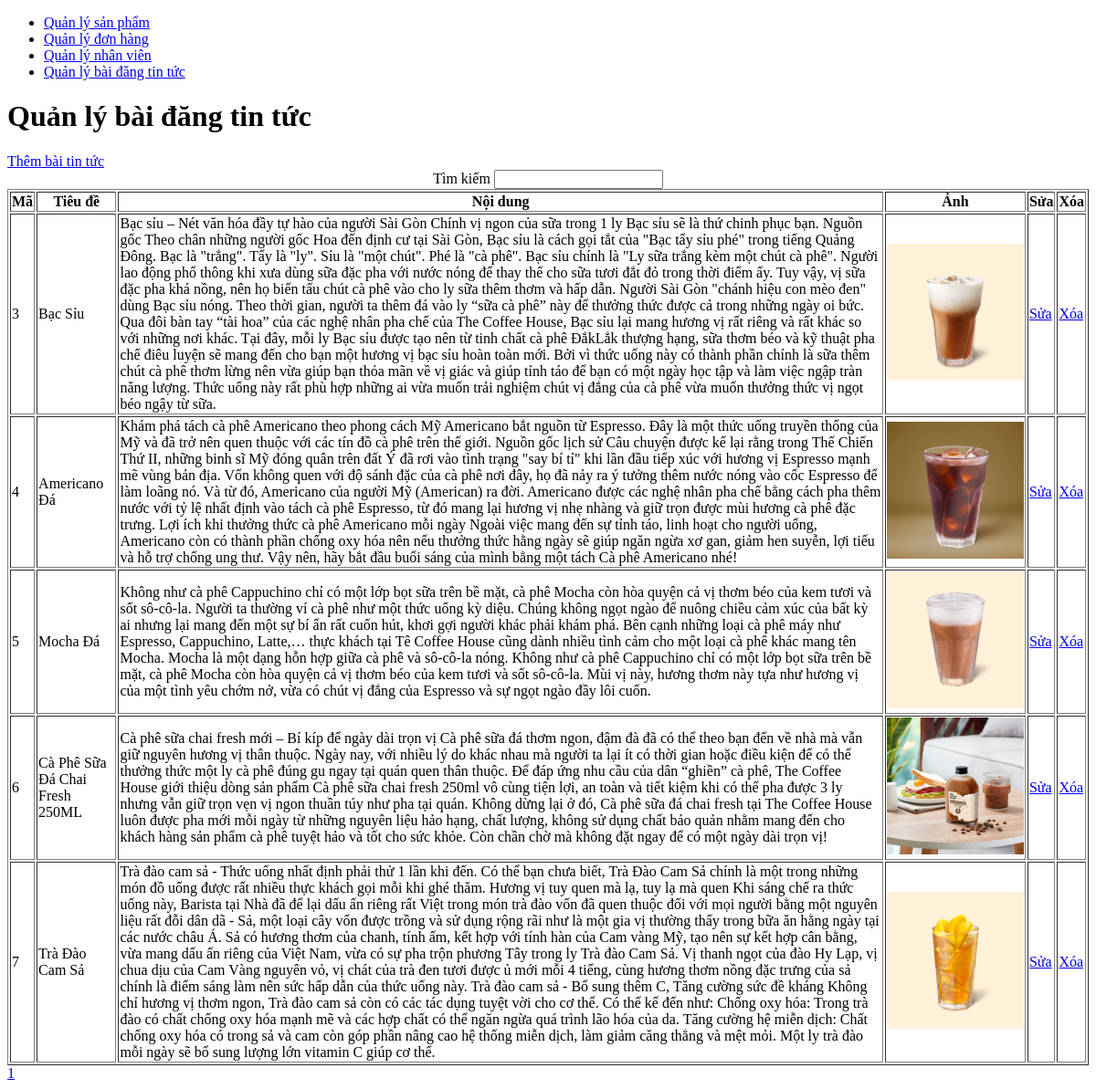
The page /admin/news/index.php (signed in) on the database as committed earlier.
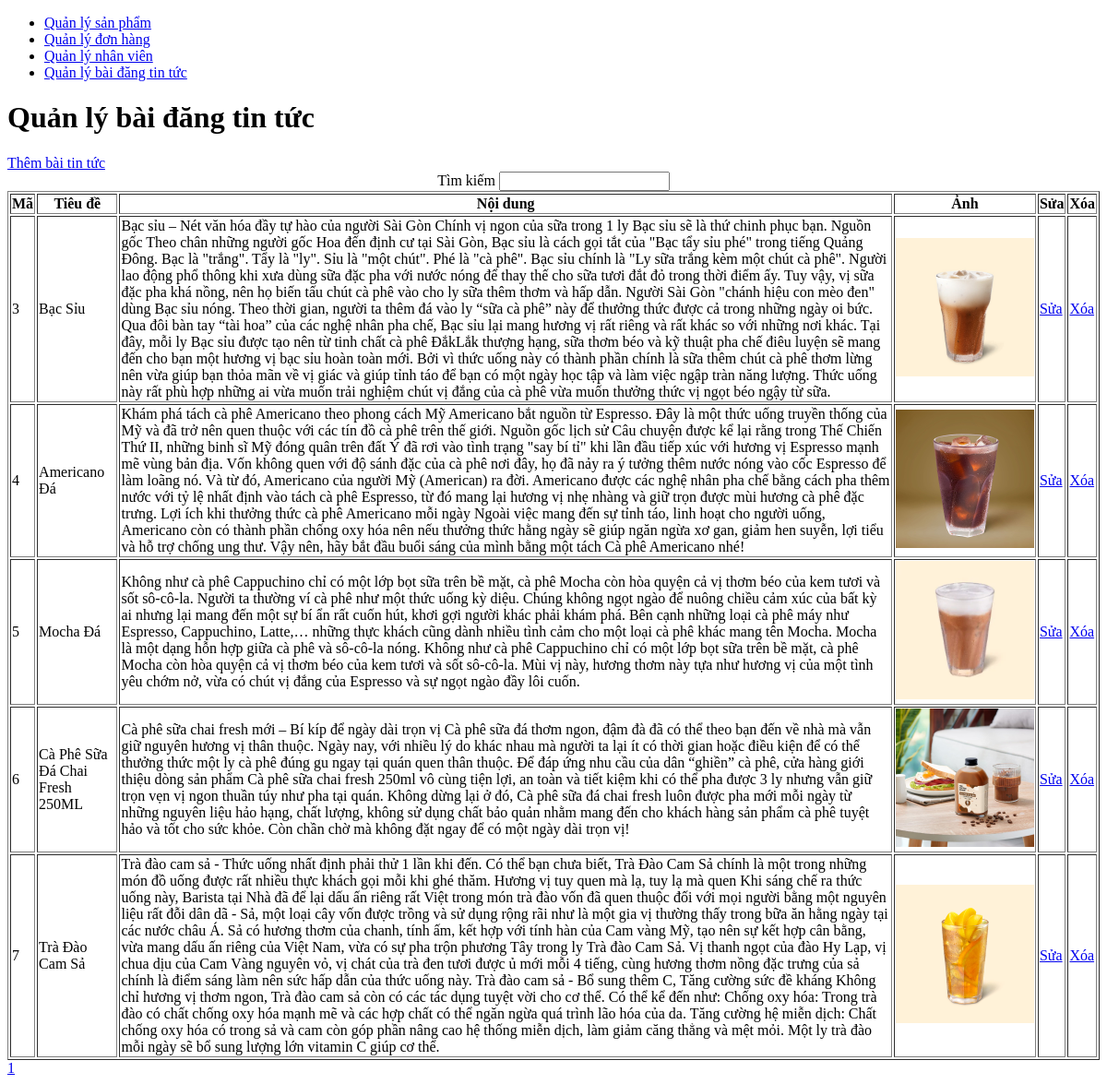
The same page on the database as committed later.
### tables this page shows
CREATE TABLE `news` (
  `id` int(11) NOT NULL,
  `title` varchar(200) NOT NULL,
  `content` text NOT NULL,
  `photo` varchar(200) NOT NULL
);

### admin/news/index.php (the view, shortened to what this page needs)
<!DOCTYPE html>
<html lang="en">
<head>
</head>
<body>
    <?php
    require '../menu.php';
    require '../connect.php';
    $page = 1;
    $search = '';
    $sql = "select count(*) from news
    where
    title like '%$search%'";
    $each = mysqli_query($connect,$sql);
    $result = mysqli_fetch_array($each);
    $all_news = $result['count(*)'];
    $all_products_each_page = 5;
    $page_number = ceil($all_news / $all_products_each_page);
    $skip = $all_products_each_page * ($page - 1);
    $sql = "select * from news
    where
    title like '%$search%'
    limit $all_products_each_page offset $skip";
    $result = mysqli_query($connect,$sql);
    ?>
    <h1>Quản lý bài đăng tin tức</h1>
    <a href="form_insert.php">
        Thêm bài tin tức
    </a>
    <table border="1" width="100%">
    <caption>
            <form>
                Tìm kiếm
                <input type="search" name="search" value="<?php echo $search ?>">
            </form>
        </caption>
        <tr>
            <th>Mã</th>
            <th>Tiêu đề</th>
            <th>Nội dung</th>
            <th>Ảnh</th>
            <th>Sửa</th>
            <th>Xóa</th>
        </tr>
        <?php foreach ($result as $each) { ?>
            <tr>
                <td><?php echo $each['id'] ?></td>
                <td><?php echo $each['title'] ?></td>
                <td><?php echo $each['content'] ?></td>
                <td>
                    <img height="150" src="photos/<?php echo $each['photo'] ?>">
                </td>
                <td>
                    <a href="form_update.php?id=<?php echo $each['id'] ?>">
                        Sửa
                    </a>
                </td>
                <td>
                    <a href="delete.php?id=<?php echo $each['id'] ?>">
                        Xóa
                    </a>
                </td>
            </tr>
        <?php } ?>
    </table>
    <?php for ($i = 1; $i <= $page_number; $i++) { ?>
        <a href="?page=<?php echo $i ?>&search=<?php echo $search ?>">
            <?php echo $i ?>
        </a>
    <?php } ?>
</body>
</html>

Rows that differ between the two databases and show on the page:
changed news "Bạc Sỉu": content "…các nghệ nhân pha chế của The Coffee House, Bạc sỉu lại mang…" → "…các nghệ nhân pha chế, Bạc sỉu lại mang…"
changed news "Mocha Đá": content "…như Espresso, Cappuchino, Latte,… thực khách tại Tê Coffee House cũng dành nhiều tình…" → "…như Espresso, Cappuchino, Latte,… những thực khách cũng dành nhiều tình…"
changed news "Cà Phê Sữa Đá Chai Fresh 250ML": content "…dân “ghiền” cà phê, The Coffee House giới thiệu dòng sản phẩm Cà phê sữa chai fresh 250ml vô cùng tiện lợi, an toàn và tiết kiệm khi có thể pha được 3 ly nhưng vẫn giữ trọn vẹn vị ngon thuần túy như pha tại quán. Không dừng lại ở đó, Cà phê sữa đá chai fresh tại The Coffee House luôn được pha mới…" → "…dân “ghiền” cà phê, cửa hàng giới thiệu dòng sản phẩm Cà phê sữa chai fresh 250ml vô cùng tiện lợi, an toàn và tiết kiệm khi có thể pha được 3 ly nhưng vẫn giữ trọn vẹn vị ngon thuần túy như pha tại quán. Không dừng lại ở đó, Cà phê sữa đá chai fresh luôn được pha mới…"
